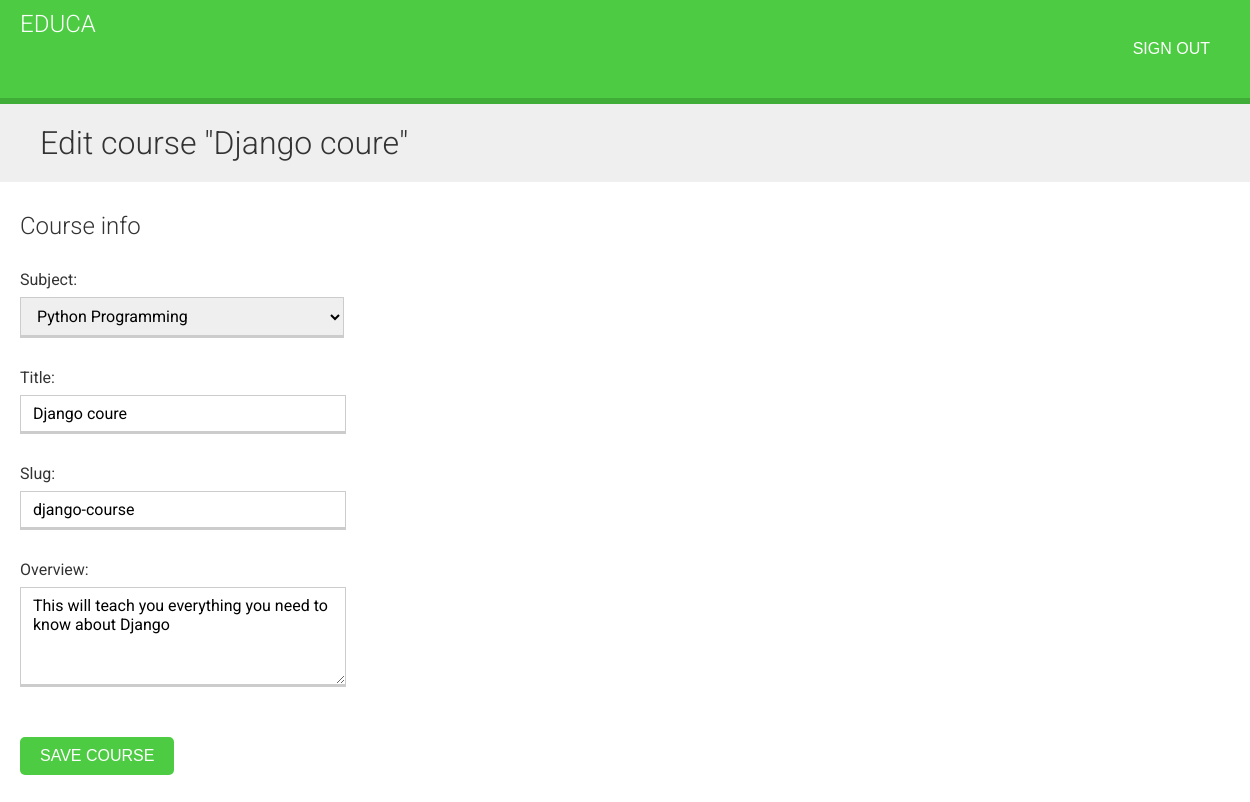
/course/3/edit/ (signed in), run on an earlier commit of the app's database.
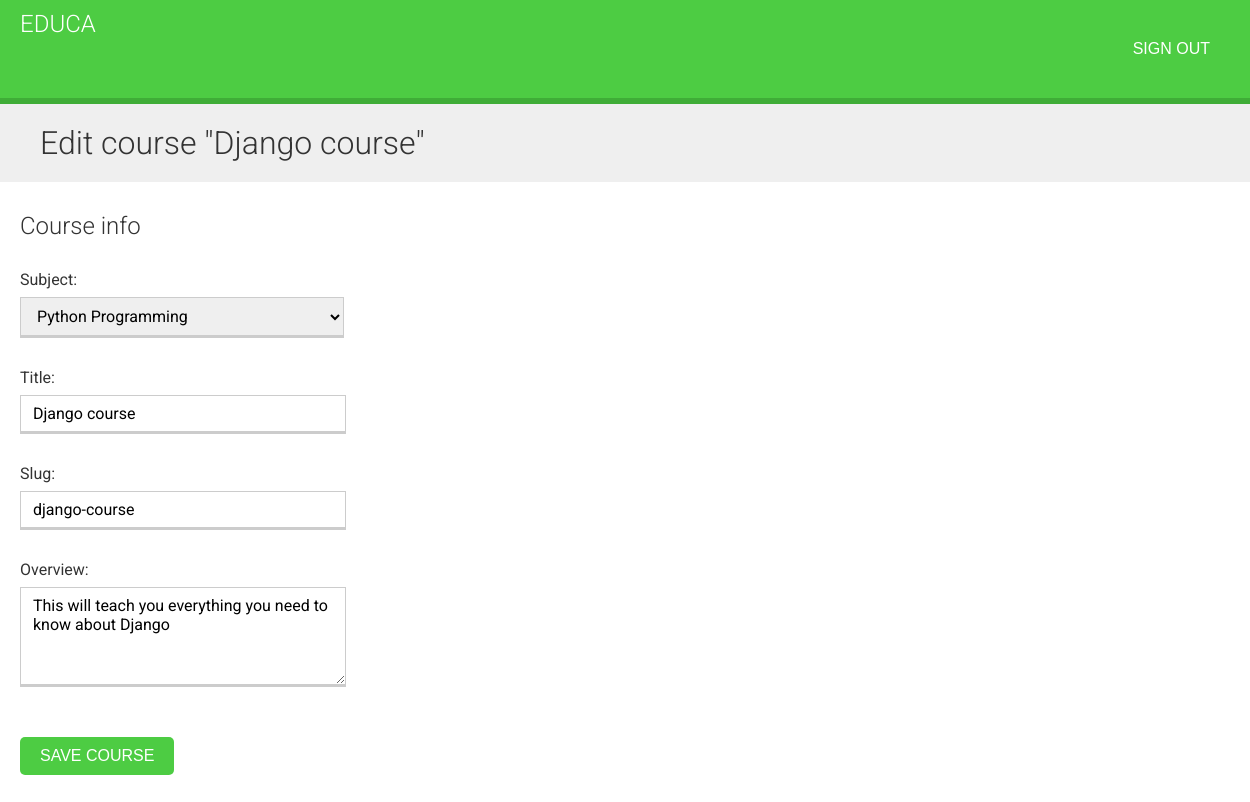
And on a later commit of the database.
### courses/models.py (models this page shows, shortened)
class Course(models.Model):
  owner = models.ForeignKey(
    User,
    related_name='courses_created',
    on_delete=models.CASCADE
  )
  subject = models.ForeignKey(
    Subject,
    related_name='courses',
    on_delete=models.CASCADE
  )
  students = models.ManyToManyField(
    User,
    related_name='courses_joined',
    blank=True
  )
  title = models.CharField(max_length=200)
  slug = models.SlugField(max_length=200, unique=True)
  overview = models.TextField()
  created = models.DateTimeField(auto_now_add=True)
  class Meta:
    ordering = ['-created']

class Subject(models.Model):
  title = models.CharField(max_length=200)
  slug = models.SlugField(max_length=200, unique=True)
  class Meta:
    ordering = ['title']
  def __str__(self):
    return self.title

### courses/views.py (the view)
class CourseUpdateView(OwnerCourseEditMixin, UpdateView):
  permission_required = 'courses.change_course'

### courses/views.py (called while the page is built)
  def get_queryset(self):
    qs = super().get_queryset()
    return qs.filter(owner=self.request.user)

### courses/templates/courses/manage/course/form.html (shortened to what this page needs)
{% extends "base.html" %}
{% block content %}
  <h1>
    {% if object %}
      Edit course "{{ object.title }}"
    {% else %}
      Create a new course
    {% endif %}
  </h1>
  <div class="module">
    <h2>Course info</h2>
    <form method="post">
      {{ form.as_p }}
      <p><button type="submit">Save course</button></p>
    </form>
  </div>
{% endblock %}

What changed in the data, as far as the page shows it:
changed Course "Python Programming": title "Django coure" → "Django course"
changed through a linked row, Subject: title "Django coure" → "Django course"
